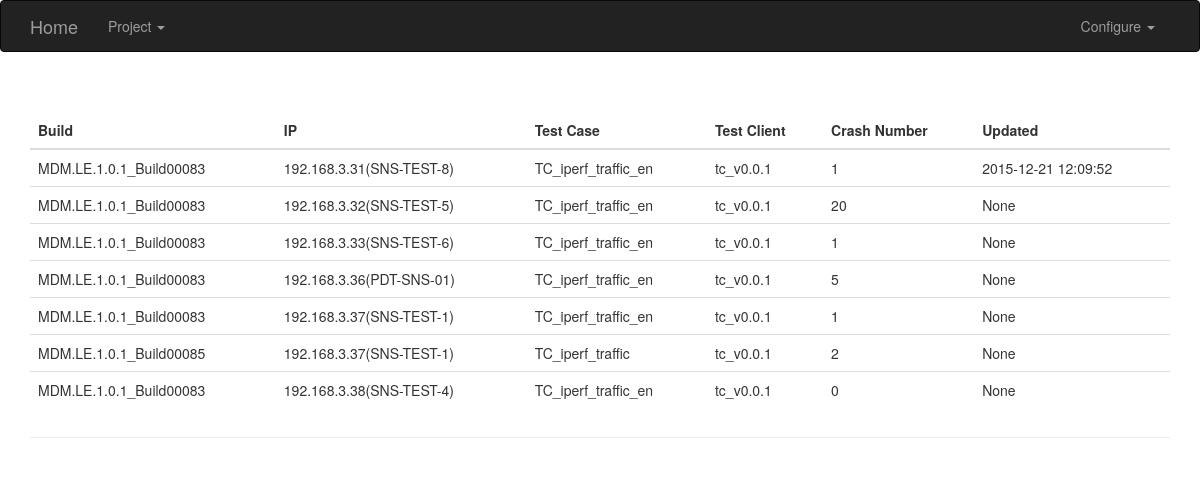
The app's page /project/tbd?project_name=MDM.LE.1.0, older data.
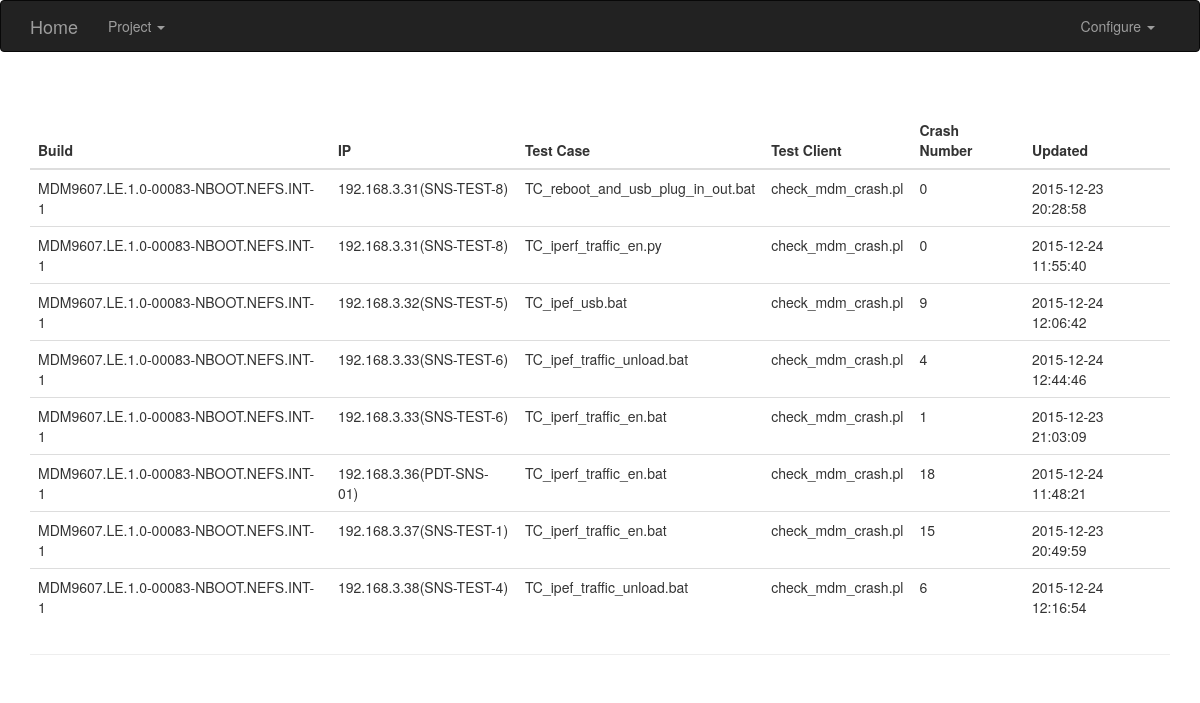
The same page, newer data.
### TBD.py (models this page shows, shortened)
class TD(db.Model):
    __tablename__ = 'td'
    id = db.Column(db.Integer, primary_key=True)
    project_id = db.Column(db.Integer, db.ForeignKey('projects.id'))
    host_id = db.Column(db.Integer, db.ForeignKey('hosts.id'))
    build_id = db.Column(db.Integer, db.ForeignKey('builds.id'))
    tc_name = db.Column(db.String(64), nullable=False)
    __table_args__ = (
        db.UniqueConstraint(host_id, build_id, tc_name, name='unique_tc_build_and_host'),
    )
    test_client = db.Column(db.String(64), nullable=False)
    crash_num = db.Column(db.Integer, default=0)
    ta_name = db.Column(db.String(64), nullable=True)
    tc_result = db.Column(db.Boolean, nullable=True)
    ta_result = db.Column(db.Boolean, nullable=True)
    update_time = db.Column(db.DateTime, nullable=True)

class Build(db.Model):
    __tablename__ = 'builds'
    id = db.Column(db.Integer, primary_key=True)
    version = db.Column(db.TEXT, unique=True)
    name = db.Column(db.String(64), nullable=False)
    meta_path = db.Column(db.TEXT, nullable=False)
    crash_path = db.Column(db.TEXT, nullable=False)
    is_crm = db.Column(db.Boolean, nullable=True)
    td = db.relationship(TD, backref='build')

class Host(db.Model):
    __tablename__ = 'hosts'
    id = db.Column(db.Integer, primary_key=True)
    name = db.Column(db.String(64), unique=True)
    ip_addr = db.Column(db.String(64), nullable=False)
    td = db.relationship(TD, backref='host')

### TBD.py (the view)
@app.route('/project/tbd', methods=['GET'])
def project_tbd():
    project = Project.query.order_by(Project.name).all()
    project_name = request.args.get('project_name', None)
    build_version = request.args.get('build_version', None)
    log.debug("Query TBD for project {} and build {}!".format(project_name, build_version))
    if build_version:
        tbd = TD.query.join(TD.host).join(TD.project).join(TD.build).filter(Project.name==project_name, Build.version==build_version).order_by(Host.ip_addr).all()
    else:
        tbd = TD.query.join(TD.host).join(TD.project).filter(Project.name==project_name).order_by(Host.ip_addr).all()
    return render_template('project_tbd.html', project=project, project_name=project_name, tbd=tbd)

### templates/project_tbd.html (shortened to what this page needs)
{% extends "base.html" %}
{% block content %}
<div class="container">
    <div class="page-header">
        <table class="table">
            <thead>
                <th>Build</th>
                <th>IP</th>
                <th>Test Case</th>
                <th>Test Client</th>
                <th>Crash Number</th>
                <th>Updated</th
            </thead>
            <tbody>
                {% for td in tbd %}
                <tr>
                    <td>{{ td.build.version }}</td>
                    <td>{{ td.host.ip_addr }}({{ td.host.name }})</td>
                    <td>{{ td.tc_name }}</td>
                    <td>{{ td.test_client }}</td>
                    <td>{{ td.crash_num }}</td>
                    <td>{{ td.update_time.strftime('%Y-%m-%d %H:%M:%S') if td.update_time else None }}</td>
                </tr>
                {% endfor %}
            </tbody>
        </table>
    </div>
</div>
{% endblock %}7

Row changes from the older to the newer data that the page shows:
removed TD: build.version "MDM.LE.1.0.1_Build00083", host.ip_addr "192.168.3.31", host.name "SNS-TEST-8", tc_name "TC_iperf_traffic_en", test_client "tc_v0.0.1", crash_num "1", update_time "2015-12-21 12:09:52"
removed TD: build.version "MDM.LE.1.0.1_Build00083", host.ip_addr "192.168.3.32", host.name "SNS-TEST-5", tc_name "TC_iperf_traffic_en", test_client "tc_v0.0.1", crash_num "20", update_time "None"
removed TD: build.version "MDM.LE.1.0.1_Build00083", host.ip_addr "192.168.3.33", host.name "SNS-TEST-6", tc_name "TC_iperf_traffic_en", test_client "tc_v0.0.1", crash_num "1", update_time "None"
removed TD: build.version "MDM.LE.1.0.1_Build00083", host.ip_addr "192.168.3.36", host.name "PDT-SNS-01", tc_name "TC_iperf_traffic_en", test_client "tc_v0.0.1", crash_num "5", update_time "None"
removed TD: build.version "MDM.LE.1.0.1_Build00083", host.ip_addr "192.168.3.37", host.name "SNS-TEST-1", tc_name "TC_iperf_traffic_en", test_client "tc_v0.0.1", crash_num "1", update_time "None"
removed TD: build.version "MDM.LE.1.0.1_Build00085", host.ip_addr "192.168.3.37", host.name "SNS-TEST-1", tc_name "TC_iperf_traffic", test_client "tc_v0.0.1", crash_num "2", update_time "None"
removed TD: build.version "MDM.LE.1.0.1_Build00083", host.ip_addr "192.168.3.38", host.name "SNS-TEST-4", tc_name "TC_iperf_traffic_en", test_client "tc_v0.0.1", crash_num "0", update_time "None"
added TD: build.version "MDM9607.LE.1.0-00083-NBOOT.NEFS.INT-1", host.ip_addr "192.168.3.31", host.name "SNS-TEST-8", tc_name "TC_reboot_and_usb_plug_in_out.bat", test_client "check_mdm_crash.pl", crash_num "0", update_time "2015-12-23 20:28:58"
added TD: build.version "MDM9607.LE.1.0-00083-NBOOT.NEFS.INT-1", host.ip_addr "192.168.3.31", host.name "SNS-TEST-8", tc_name "TC_iperf_traffic_en.py", test_client "check_mdm_crash.pl", crash_num "0", update_time "2015-12-24 11:55:40"
added TD: build.version "MDM9607.LE.1.0-00083-NBOOT.NEFS.INT-1", host.ip_addr "192.168.3.32", host.name "SNS-TEST-5", tc_name "TC_ipef_usb.bat", test_client "check_mdm_crash.pl", crash_num "9", update_time "2015-12-24 12:06:42"
added TD: build.version "MDM9607.LE.1.0-00083-NBOOT.NEFS.INT-1", host.ip_addr "192.168.3.33", host.name "SNS-TEST-6", tc_name "TC_ipef_traffic_unload.bat", test_client "check_mdm_crash.pl", crash_num "4", update_time "2015-12-24 12:44:46"
added TD: build.version "MDM9607.LE.1.0-00083-NBOOT.NEFS.INT-1", host.ip_addr "192.168.3.33", host.name "SNS-TEST-6", tc_name "TC_iperf_traffic_en.bat", test_client "check_mdm_crash.pl", crash_num "1", update_time "2015-12-23 21:03:09"
added TD: build.version "MDM9607.LE.1.0-00083-NBOOT.NEFS.INT-1", host.ip_addr "192.168.3.36", host.name "PDT-SNS-01", tc_name "TC_iperf_traffic_en.bat", test_client "check_mdm_crash.pl", crash_num "18", update_time "2015-12-24 11:48:21"
added TD: build.version "MDM9607.LE.1.0-00083-NBOOT.NEFS.INT-1", host.ip_addr "192.168.3.37", host.name "SNS-TEST-1", tc_name "TC_iperf_traffic_en.bat", test_client "check_mdm_crash.pl", crash_num "15", update_time "2015-12-23 20:49:59"
added TD: build.version "MDM9607.LE.1.0-00083-NBOOT.NEFS.INT-1", host.ip_addr "192.168.3.38", host.name "SNS-TEST-4", tc_name "TC_ipef_traffic_unload.bat", test_client "check_mdm_crash.pl", crash_num "6", update_time "2015-12-24 12:16:54"
